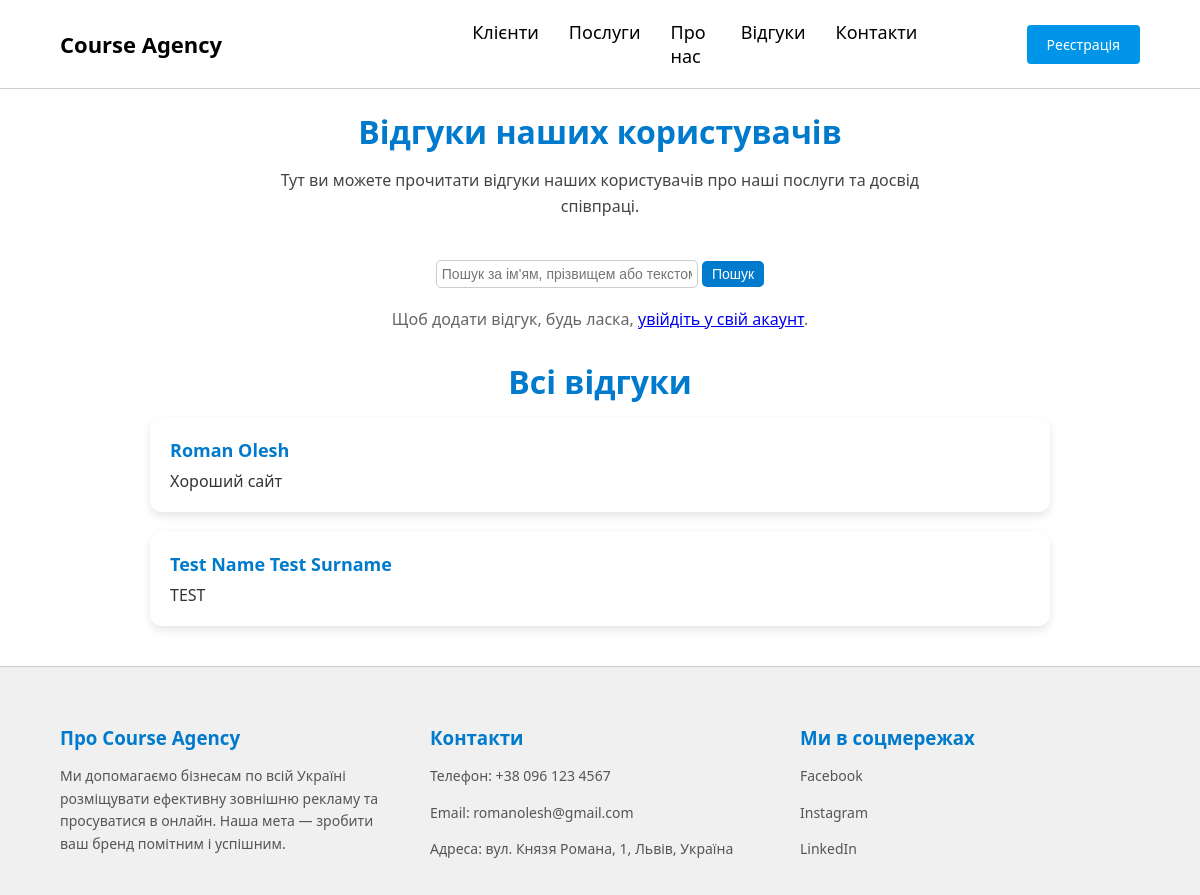
Screenshot of /ad_agency_site/reviews.php with the database file from the repository.
### tables this page shows
CREATE TABLE `reviews` (
  `review_id` int(11) NOT NULL,
  `user_id` int(11) NOT NULL,
  `review_content` text NOT NULL
);

CREATE TABLE `users` (
  `user_id` int(11) NOT NULL,
  `first_name` varchar(100) NOT NULL,
  `last_name` varchar(100) NOT NULL,
  `user_email` varchar(255) NOT NULL,
  `password` varchar(255) NOT NULL
);

### ad_agency_site/reviews.php (the view, shortened to what this page needs)
<?php
$role = $_SESSION['user_role'] ?? 'guest';
$connection = getConnection($role);
$user_id = $_SESSION['user_id'] ?? null;
$sql = "SELECT r.review_id, r.review_content, u.first_name, u.last_name
        FROM Reviews r
        JOIN Users u ON r.user_id = u.user_id";
$result = mysqli_query($connection, $sql);
?>
<!DOCTYPE html>
<html lang="uk">
<head>
</head>
<body>
    <h1>Відгуки наших користувачів</h1>
    <div class="intro-text">
        Тут ви можете прочитати відгуки наших користувачів про наші послуги та досвід співпраці.
    </div>
    <div class="controls">
        <form method="get">
            <input class="search-input" type="text" name="search" placeholder="Пошук за ім'ям, прізвищем або текстом відгуку" value="<?= htmlspecialchars($_GET['search'] ?? '') ?>">
            <button class="search-btn" type="submit">Пошук</button>
        </form>
    </div>
    <?php if ($user_id !== null): ?>
        <div class="add-review-form">
            <form method="post" action="reviews.php">
                <?php if (!empty($error_message)): ?>
                    <div class="error-message"><?= htmlspecialchars($error_message) ?></div>
                <?php endif; ?>
                <textarea name="review_content" placeholder="Напишіть свій відгук тут..." required></textarea>
                <button type="submit">Додати відгук</button>
            </form>
        </div>
    <?php else: ?>
        <p class="login-message">Щоб додати відгук, будь ласка, <a href="login.php">увійдіть у свій акаунт</a>.</p>
    <?php endif; ?>
    <h1>Всі відгуки</h1>
    <div class="reviews-container">
        <?php
        if (mysqli_num_rows($result) > 0) {
            while ($review = mysqli_fetch_assoc($result)) {
                echo '<div class="review-card">';
                echo '<div class="review-author">' . htmlspecialchars($review['first_name']) . ' ' . htmlspecialchars($review['last_name']) . '</div>';
                echo '<div class="review-content">' . htmlspecialchars($review['review_content']) . '</div>';
                echo '</div>';
            }
        } else {
            echo '<p style="text-align:center; color:#666;">Відгуків не знайдено.</p>';
        }
        ?>
    </div>
</body>
</html>

### ad_agency_site/reviews.php (style rules this page uses)
body { font-family: 'Segoe UI', Tahoma, Geneva, Verdana, sans-serif; background-color: #f5f7fa; margin: 0; padding: 20px; color: #333; }
h1 { text-align: center; color: #007acc; margin-bottom: 15px; }
.intro-text { max-width: 700px; margin: 0 auto 40px auto; font-size: 16px; line-height: 1.6; text-align: center; color: #444; }
.controls { display: flex; justify-content: center; gap: 10px; margin-bottom: 20px; }
.reviews-container { max-width: 900px; margin: 0 auto 40px auto; }
.review-card { background-color: white; border-radius: 12px; box-shadow: 0 4px 10px rgba(0, 0, 0, 0.1); padding: 20px; margin-bottom: 20px; box-sizing: border-box; transition: transform 0.3s ease; }
.review-author { font-weight: bold; font-size: 18px; color: #007acc; margin-bottom: 8px; }
.review-content { font-size: 16px; color: #333; white-space: pre-wrap; }
.search-input { padding: 5px; font-size: 14px; border-radius: 5px; border: 1px solid #ccc; width: 250px; }
.search-btn { padding: 5px 10px; font-size: 14px; cursor: pointer; border: none; border-radius: 5px; background-color: #007acc; color: white; }
.login-message { text-align: center; margin-bottom: 30px; color: #666; }

### rows the page displays
reviews: user.first_name "Roman", user.last_name "Olesh", review_content "Хороший сайт"
reviews: user.first_name "Test Name", user.last_name "Test Surname", review_content "TEST"
